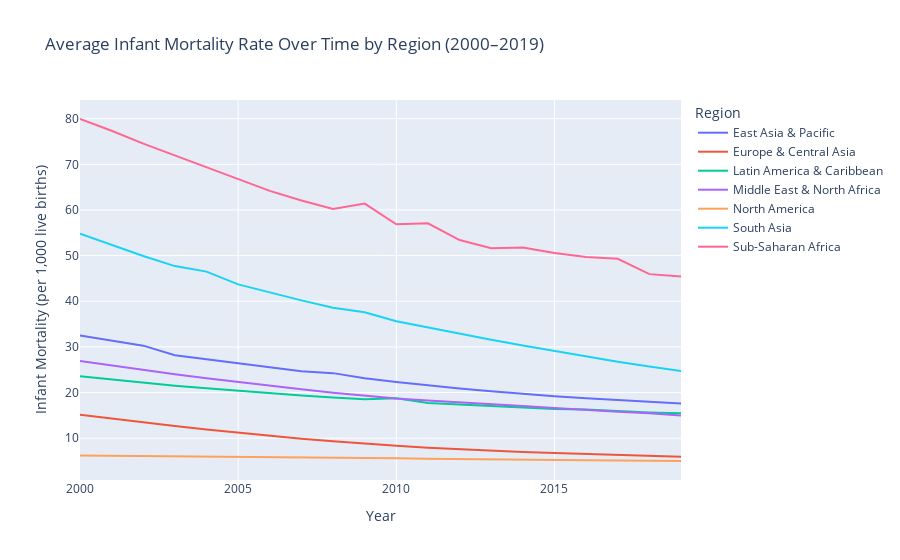
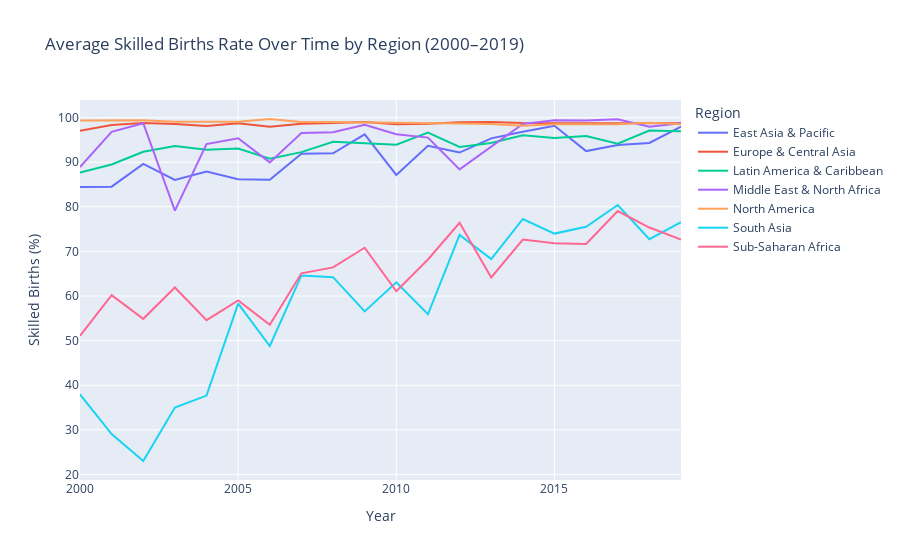

The notebook cell these images were saved under, in order:
### Code cell
import plotly.express as px
import plotly.io as pio

metadata_sub = metadata[['AFW', 'Unnamed: 1']].copy()
metadata_sub = metadata_sub.rename(columns={'AFW': 'Country Code', 'Unnamed: 1': 'region'})

infant_mortality = infant_mortality.drop(columns=['region'], errors='ignore')
skilled_births = skilled_births.drop(columns=['region'], errors='ignore')

infant_mortality = infant_mortality.merge(
    metadata_sub,
    on='Country Code',
    how='left'
)

skilled_births = skilled_births.merge(
    metadata_sub,
    on='Country Code',
    how='left'
)

df_yearly = infant_mortality.merge(
    skilled_births[['Country Code', 'Year', 'Value', 'region']],
    on=['Country Code', 'Year', 'region'],
    suffixes=('_infant', '_skilled')
)

df_yearly = df_yearly.rename(columns={'Value_infant': 'Infant_Mortality', 'Value_skilled': 'Skilled_Births'})

df_yearly = df_yearly[(df_yearly['Year'] >= 2000) & (df_yearly['Year'] <= 2019)]

df_region = df_yearly.groupby(['region', 'Year']).agg({
    'Infant_Mortality': 'mean',
    'Skilled_Births': 'mean'
}).reset_index()

fig_im_region = px.line(
    df_region,
    x='Year',
    y='Infant_Mortality',
    color='region',
    title='Average Infant Mortality Rate Over Time by Region (2000–2019)',
    labels={'Infant_Mortality': 'Infant Mortality (per 1,000 live births)', 'region': 'Region'}
)
fig_im_region.show()
fig_im_region.write_image("figures/average_infant_mortality_by_region.png")

fig_sb_region = px.line(
    df_region,
    x='Year',
    y='Skilled_Births',
    color='region',
    title='Average Skilled Births Rate Over Time by Region (2000–2019)',
    labels={'Skilled_Births': 'Skilled Births (%)', 'region': 'Region'}
)
fig_sb_region.show()
fig_sb_region.write_image("figures/average_skilled_births_by_region.png")

### Figure 1 — Plotly figure (JSON) as saved in the notebook; plotly's stock layout.template omitted (floating-point values rounded to 4 significant figures)
{"data": [{"hovertemplate": "Region=East Asia & Pacific<br>Year=%{x}<br>Infant Mortality (per 1,000 live births)=%{y}<extra></extra>", "legendgroup": "East Asia & Pacific", "line": {"color": "#636efa", "dash": "solid"}, "marker": {"symbol": "circle"}, "mode": "lines", "name": "East Asia & Pacific", "orientation": "v", "showlegend": true, "type": "scatter", "x": [2000, 2001, 2002, 2003, 2004, 2005, 2006, 2007, 2008, 2009, 2010, 2011, 2012, 2013, 2014, 2015, 2016, 2017, 2018, 2019], "xaxis": "x", "y": [32.51, 31.35, 30.27, 28.16, 27.26, 26.29, 25.46, 24.64, 24.25, 23.11, 22.29, 21.56, 20.88, 20.26, 19.7, 19.19, 18.77, 18.33, 17.94, 17.59], "yaxis": "y"}, {"hovertemplate": "Region=Europe & Central Asia<br>Year=%{x}<br>Infant Mortality (per 1,000 live births)=%{y}<extra></extra>", "legendgroup": "Europe & Central Asia", "line": {"color": "#EF553B", "dash": "solid"}, "marker": {"symbol": "circle"}, "mode": "lines", "name": "Europe & Central Asia", "orientation": "v", "showlegend": true, "type": "scatter", "x": [2000, 2001, 2002, 2003, 2004, 2005, 2006, 2007, 2008, 2009, 2010, 2011, 2012, 2013, 2014, 2015, 2016, 2017, 2018, 2019], "xaxis": "x", "y": [15.15, 14.27, 13.43, 12.65, 11.88, 11.16, 10.49, 9.871, 9.308, 8.788, 8.337, 7.919, 7.56, 7.254, 6.979, 6.737, 6.508, 6.308, 6.113, 5.938], "yaxis": "y"}, {"hovertemplate": "Region=Latin America & Caribbean<br>Year=%{x}<br>Infant Mortality (per 1,000 live births)=%{y}<extra></extra>", "legendgroup": "Latin America & Caribbean", "line": {"color": "#00cc96", "dash": "solid"}, "marker": {"symbol": "circle"}, "mode": "lines", "name": "Latin America & Caribbean", "orientation": "v", "showlegend": true, "type": "scatter", "x": [2000, 2001, 2002, 2003, 2004, 2005, 2006, 2007, 2008, 2009, 2010, 2011, 2012, 2013, 2014, 2015, 2016, 2017, 2018, 2019], "xaxis": "x", "y": [23.57, 22.83, 22.13, 21.5, 20.91, 20.35, 19.84, 19.37, 18.91, 18.5, 18.75, 17.73, 17.37, 17.04, 16.72, 16.41, 16.27, 15.93, 15.64, 15.45], "yaxis": "y"}, {"hovertemplate": "Region=Middle East & North Africa<br>Year=%{x}<br>Infant Mortality (per 1,000 live births)=%{y}<extra></extra>", "legendgroup": "Middle East & North Africa", "line": {"color": "#ab63fa", "dash": "solid"}, "marker": {"symbol": "circle"}, "mode": "lines", "name": "Middle East & North Africa", "orientation": "v", "showlegend": true, "type": "scatter", "x": [2000, 2001, 2002, 2003, 2004, 2005, 2006, 2007, 2008, 2009, 2010, 2011, 2012, 2013, 2014, 2015, 2016, 2017, 2018, 2019], "xaxis": "x", "y": [26.9, 25.9, 24.94, 24.02, 23.15, 22.31, 21.49, 20.7, 19.97, 19.31, 18.69, 18.26, 17.9, 17.46, 17.05, 16.64, 16.17, 15.81, 15.48, 14.97], "yaxis": "y"}, {"hovertemplate": "Region=North America<br>Year=%{x}<br>Infant Mortality (per 1,000 live births)=%{y}<extra></extra>", "legendgroup": "North America", "line": {"color": "#FFA15A", "dash": "solid"}, "marker": {"symbol": "circle"}, "mode": "lines", "name": "North America", "orientation": "v", "showlegend": true, "type": "scatter", "x": [2000, 2001, 2002, 2003, 2004, 2005, 2006, 2007, 2008, 2009, 2010, 2011, 2012, 2013, 2014, 2015, 2016, 2017, 2018, 2019], "xaxis": "x", "y": [6.2, 6.15, 6.15, 6.1, 6.05, 6.0, 5.95, 5.85, 5.8, 5.7, 5.6, 5.5, 5.4, 5.35, 5.25, 5.25, 5.15, 5.1, 5.05, 5.0], "yaxis": "y"}, {"hovertemplate": "Region=South Asia<br>Year=%{x}<br>Infant Mortality (per 1,000 live births)=%{y}<extra></extra>", "legendgroup": "South Asia", "line": {"color": "#19d3f3", "dash": "solid"}, "marker": {"symbol": "circle"}, "mode": "lines", "name": "South Asia", "orientation": "v", "showlegend": true, "type": "scatter", "x": [2000, 2001, 2002, 2003, 2004, 2005, 2006, 2007, 2008, 2009, 2010, 2011, 2012, 2013, 2014, 2015, 2016, 2017, 2018, 2019], "xaxis": "x", "y": [54.8, 52.27, 49.9, 47.7, 46.49, 43.69, 41.89, 40.19, 38.59, 37.59, 35.63, 34.26, 32.9, 31.59, 30.31, 29.09, 27.87, 26.76, 25.69, 24.7], "yaxis": "y"}, {"hovertemplate": "Region=Sub-Saharan Africa<br>Year=%{x}<br>Infant Mortality (per 1,000 live births)=%{y}<extra></extra>", "legendgroup": "Sub-Saharan Africa", "line": {"color": "#FF6692", "dash": "solid"}, "marker": {"symbol": "circle"}, "mode": "lines", "name": "Sub-Saharan Africa", "orientation": "v", "showlegend": true, "type": "scatter", "x": [2000, 2001, 2002, 2003, 2004, 2005, 2006, 2007, 2008, 2009, 2010, 2011, 2012, 2013, 2014, 2015, 2016, 2017, 2018, 2019], "xaxis": "x", "y": [79.92, 77.34, 74.54, 71.91, 69.4, 66.81, 64.17, 62.06, 60.19, 61.39, 56.85, 57.07, 53.41, 51.63, 51.76, 50.56, 49.69, 49.29, 45.94, 45.41], "yaxis": "y"}], "layout": {"legend": {"title": {"text": "Region"}, "tracegroupgap": 0}, "title": {"text": "Average Infant Mortality Rate Over Time by Region (2000–2019)"}, "xaxis": {"anchor": "y", "domain": [0, 1], "title": {"text": "Year"}}, "yaxis": {"anchor": "x", "domain": [0, 1], "title": {"text": "Infant Mortality (per 1,000 live births)"}}}}

### Figure 2 — Plotly figure (JSON) as saved in the notebook; plotly's stock layout.template omitted (floating-point values rounded to 4 significant figures)
{"data": [{"hovertemplate": "Region=East Asia & Pacific<br>Year=%{x}<br>Skilled Births (%)=%{y}<extra></extra>", "legendgroup": "East Asia & Pacific", "line": {"color": "#636efa", "dash": "solid"}, "marker": {"symbol": "circle"}, "mode": "lines", "name": "East Asia & Pacific", "orientation": "v", "showlegend": true, "type": "scatter", "x": [2000, 2001, 2002, 2003, 2004, 2005, 2006, 2007, 2008, 2009, 2010, 2011, 2012, 2013, 2014, 2015, 2016, 2017, 2018, 2019], "xaxis": "x", "y": [84.46, 84.52, 89.63, 86.05, 87.89, 86.21, 86.08, 91.91, 92.0, 96.28, 87.16, 93.7, 92.17, 95.36, 96.82, 98.19, 92.51, 93.88, 94.33, 98.0], "yaxis": "y"}, {"hovertemplate": "Region=Europe & Central Asia<br>Year=%{x}<br>Skilled Births (%)=%{y}<extra></extra>", "legendgroup": "Europe & Central Asia", "line": {"color": "#EF553B", "dash": "solid"}, "marker": {"symbol": "circle"}, "mode": "lines", "name": "Europe & Central Asia", "orientation": "v", "showlegend": true, "type": "scatter", "x": [2000, 2001, 2002, 2003, 2004, 2005, 2006, 2007, 2008, 2009, 2010, 2011, 2012, 2013, 2014, 2015, 2016, 2017, 2018, 2019], "xaxis": "x", "y": [97.04, 98.35, 98.82, 98.6, 98.1, 98.76, 97.96, 98.63, 98.78, 99.05, 98.53, 98.66, 98.99, 99.0, 98.82, 98.82, 98.87, 98.7, 98.74, 98.77], "yaxis": "y"}, {"hovertemplate": "Region=Latin America & Caribbean<br>Year=%{x}<br>Skilled Births (%)=%{y}<extra></extra>", "legendgroup": "Latin America & Caribbean", "line": {"color": "#00cc96", "dash": "solid"}, "marker": {"symbol": "circle"}, "mode": "lines", "name": "Latin America & Caribbean", "orientation": "v", "showlegend": true, "type": "scatter", "x": [2000, 2001, 2002, 2003, 2004, 2005, 2006, 2007, 2008, 2009, 2010, 2011, 2012, 2013, 2014, 2015, 2016, 2017, 2018, 2019], "xaxis": "x", "y": [87.68, 89.49, 92.35, 93.67, 92.79, 93.07, 90.79, 92.27, 94.6, 94.23, 93.95, 96.65, 93.43, 94.3, 96.05, 95.45, 95.87, 94.17, 97.12, 96.96], "yaxis": "y"}, {"hovertemplate": "Region=Middle East & North Africa<br>Year=%{x}<br>Skilled Births (%)=%{y}<extra></extra>", "legendgroup": "Middle East & North Africa", "line": {"color": "#ab63fa", "dash": "solid"}, "marker": {"symbol": "circle"}, "mode": "lines", "name": "Middle East & North Africa", "orientation": "v", "showlegend": true, "type": "scatter", "x": [2000, 2001, 2002, 2003, 2004, 2005, 2006, 2007, 2008, 2009, 2010, 2011, 2012, 2013, 2014, 2015, 2016, 2017, 2018, 2019], "xaxis": "x", "y": [88.94, 96.83, 98.75, 79.16, 94.07, 95.37, 89.96, 96.56, 96.71, 98.42, 96.27, 95.52, 88.4, 93.49, 98.6, 99.44, 99.35, 99.65, 97.98, 98.77], "yaxis": "y"}, {"hovertemplate": "Region=North America<br>Year=%{x}<br>Skilled Births (%)=%{y}<extra></extra>", "legendgroup": "North America", "line": {"color": "#FFA15A", "dash": "solid"}, "marker": {"symbol": "circle"}, "mode": "lines", "name": "North America", "orientation": "v", "showlegend": true, "type": "scatter", "x": [2000, 2001, 2002, 2003, 2004, 2005, 2006, 2007, 2008, 2009, 2010, 2011, 2012, 2013, 2014, 2015, 2016, 2017, 2018, 2019], "xaxis": "x", "y": [99.35, 99.35, 99.4, 99.1, 99.15, 99.1, 99.7, 99.05, 99.0, 98.95, 98.95, 98.85, 98.7, 98.6, 98.2, 98.5, 98.45, 98.5, 98.83, 98.5], "yaxis": "y"}, {"hovertemplate": "Region=South Asia<br>Year=%{x}<br>Skilled Births (%)=%{y}<extra></extra>", "legendgroup": "South Asia", "line": {"color": "#19d3f3", "dash": "solid"}, "marker": {"symbol": "circle"}, "mode": "lines", "name": "South Asia", "orientation": "v", "showlegend": true, "type": "scatter", "x": [2000, 2001, 2002, 2003, 2004, 2005, 2006, 2007, 2008, 2009, 2010, 2011, 2012, 2013, 2014, 2015, 2016, 2017, 2018, 2019], "xaxis": "x", "y": [37.96, 29.05, 23.0, 35.0, 37.67, 58.3, 48.78, 64.62, 64.22, 56.55, 63.07, 55.9, 73.7, 68.3, 77.27, 74.0, 75.54, 80.42, 72.73, 76.55], "yaxis": "y"}, {"hovertemplate": "Region=Sub-Saharan Africa<br>Year=%{x}<br>Skilled Births (%)=%{y}<extra></extra>", "legendgroup": "Sub-Saharan Africa", "line": {"color": "#FF6692", "dash": "solid"}, "marker": {"symbol": "circle"}, "mode": "lines", "name": "Sub-Saharan Africa", "orientation": "v", "showlegend": true, "type": "scatter", "x": [2000, 2001, 2002, 2003, 2004, 2005, 2006, 2007, 2008, 2009, 2010, 2011, 2012, 2013, 2014, 2015, 2016, 2017, 2018, 2019], "xaxis": "x", "y": [51.07, 60.17, 54.89, 61.91, 54.58, 59.01, 53.53, 65.08, 66.42, 70.83, 61.06, 68.2, 76.42, 64.15, 72.67, 71.84, 71.69, 79.07, 75.36, 72.68], "yaxis": "y"}], "layout": {"legend": {"title": {"text": "Region"}, "tracegroupgap": 0}, "title": {"text": "Average Skilled Births Rate Over Time by Region (2000–2019)"}, "xaxis": {"anchor": "y", "domain": [0, 1], "title": {"text": "Year"}}, "yaxis": {"anchor": "x", "domain": [0, 1], "title": {"text": "Skilled Births (%)"}}}}
